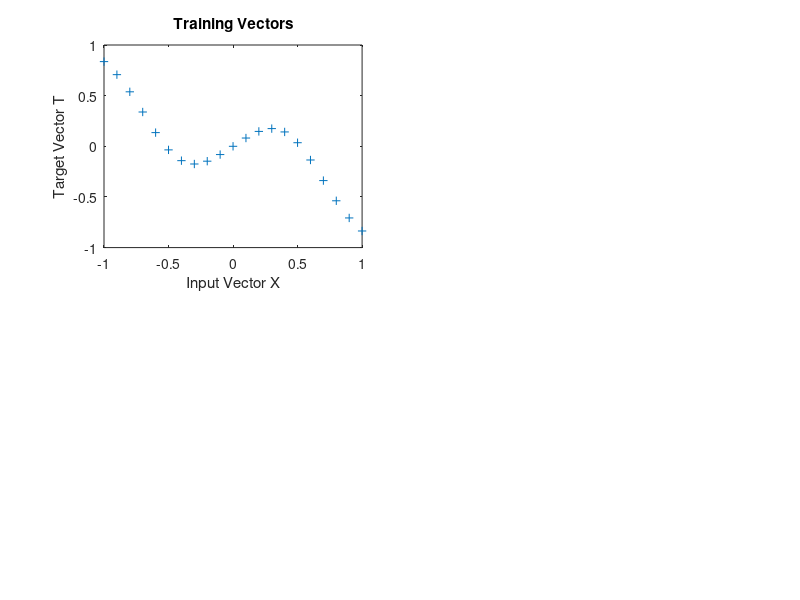

Here is the MATLAB script that generated this plot: (Note: this script raises an error after producing the figure.)
clc
clear
close all

% Radial Basis Approximation
% This example uses the NEWRB function to create a radial basis network
% that approximates a function defined by a set of data points.
% Define 21 inputs P and associated targets T.
X = -1:.1:1;
% T = [-.9602 -.5770 -.0729  .3771  .6405  .6600  .4609 ...
%       .1336 -.2013 -.4344 -.5000 -.3930 -.1647  .0988 ...
%       .3072  .3960  .3449  .1816 -.0312 -.2189 -.3201];
  
T = X.*sin(cos(3*X));  

figure(1);
subplot(2,2,1);
plot(X,T,'+');
title('Training Vectors');
xlabel('Input Vector X');
ylabel('Target Vector T');

% We would like to find a function which fits the 21 data points. One way
% to do this is with a radial basis network. A radial basis network is a
% network with two layers. A hidden layer of radial basis neurons and an 
% output layer of linear neurons. Here is the radial basis transfer
% function used by the hidden layer.
x = -3:.1:3;
a = radbas(x);

subplot(2,2,2);
plot(x,a)
title('Radial Basis Transfer Function');
xlabel('Input x');
ylabel('Output a');

% The weights and biases of each neuron in the hidden layer define the
% position and width of a radial basis function. Each linear output neuron
% forms a weighted sum of these radial basis functions. With the correct
% weight and bias values for each layer, and enough hidden neurons, a
% radial basis network can fit any function with any desired accuracy. This
% is an example of three radial basis functions (in blue) are scaled and
% summed to produce a function (in magenta).
a1 = radbas(x);
a2 = radbas(x-1.5);
a3 = 0.5 * radbas(x+2);
a4 = a1 + a2 + a3;

subplot(2,2,3);
plot(x,a1,'b-',x,a2,'g-',x,a3,'r-',x,a4,'m-')
title('Weighted Sum of Radial Basis Transfer Functions');
xlabel('Input p');
ylabel('Output a');
legend('RBF #1','RBF #2','RBF #3','scaled and summed of 3 RBFs');

% The function NEWRB quickly creates a radial basis network which
% approximates the function defined by P and T. In addition to the training
% set and targets, NEWRB takes two arguments, the sum-squared error goal
% and the spread constant.
goal = 0.001;  % sum-squared error goal
spread = 1;  % spread constant
MN = 8;      % number of hidden neurons
DF = 1;       % display frequency
net = newrb(X,T,goal,spread,MN,DF);
%net = newrbe(X,T,spread);

% To see how the network performs, replot the training set. Then simulate
% the network response for inputs over the same range. Finally, plot the
% results on the same graph.

X_test = -1:.01:1;
Y_hat = net(X_test);

figure(1);
subplot(2,2,4);
plot(X,T,'+');
xlabel('Input');
hold on;
plot(X_test,Y_hat);
hold off;
legend({'Target','Output'});
title('RBF Network');

view(net)

netPerformance(T,net(X));
